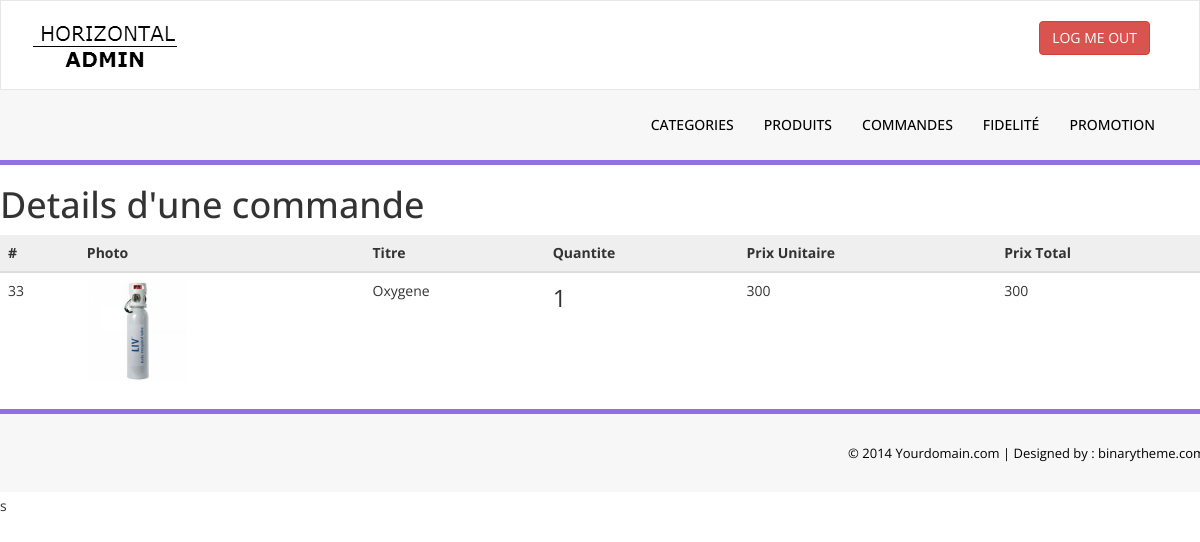
The app's page /Admin/DetailCommande.php?id=23 with its own data.
### tables this page shows
CREATE TABLE IF NOT EXISTS `panier` (
  `id` int(11) NOT NULL AUTO_INCREMENT,
  `id_produit` int(11) NOT NULL,
  `quantite` int(11) NOT NULL,
  `id_client` int(11) NOT NULL,
  `id_commande` int(11) DEFAULT NULL,
  PRIMARY KEY (`id`),
  KEY `fk_idprod` (`id_produit`)
);

CREATE TABLE IF NOT EXISTS `produit` (
  `id` int(11) NOT NULL AUTO_INCREMENT,
  `titre` varchar(20) NOT NULL,
  `description` varchar(255) NOT NULL,
  `prix` int(11) NOT NULL,
  `id_categorie` int(11) NOT NULL,
  `photo` varchar(255) NOT NULL,
  PRIMARY KEY (`id`),
  KEY `fk_id_categorie` (`id_categorie`)
);

### Admin/Controller/PanierCore.php (called while the page is built, shortened)
<?php
	class PanierCore
	{
		function GetPanierForCommande($id)
		{
			$sql="SELECT p.id as identifiant, p.id_produit, p.quantite, p.id_client, p.id_commande, pr.id, pr.titre, pr.prix,pr.photo from panier p join produit pr on p.id_produit = pr.id where p.id_commande=$id ";
			$db = config::getConnexion();
			try{
			$liste=$db->query($sql);
			return $liste->fetchall(PDO::FETCH_OBJ);
			}
	        catch (Exception $e){
	            die('Erreur: '.$e->getMessage());
	        }
		}
	}
?>

### Admin/DetailCommande.php (the view, shortened to what this page needs)
<?php require "Header.php"; ?>
<?php
include "Controller/PanierCore.php";
$panierC = new PanierCore();
$liste = $panierC->GetPanierForCommande($_GET['id']);
?>
<h1>Details d'une commande</h1>
<table role="table" class="table table-borderless table-data3">
	<thead role="rowgroup" style="    background-color: #EFEFEF;">
		<th>#</th>
		<th>Photo</th>
		<th>Titre</th>
		<th>Quantite</th>
		<th>Prix Unitaire</th>
		<th>Prix Total</th>
	</thead>
	<tbody>
		<?php foreach ($liste as $row) { ?>
			<tr>
				<td><?=$row->identifiant?></td>
				<td><img style="height: 100px" src="<?="Images/".$row->photo?>"></td>
				<td><?=$row->titre?></td>
				<td><span style="font-size: 24px"><?=$row->quantite?></span></td>
				<td><?=$row->prix?></td>
				<td><?=$row->prix*$row->quantite?></td>
			</tr>
		<?php } ?>
	</tbody>
</table>
<?php require "Footer.php"; ?>

### records on screen
panier: id "33", id_produit.photo (picture), id_produit.titre "Oxygene", quantite "1", id_produit.prix "300", $row->prix*$row->quantite "300"
